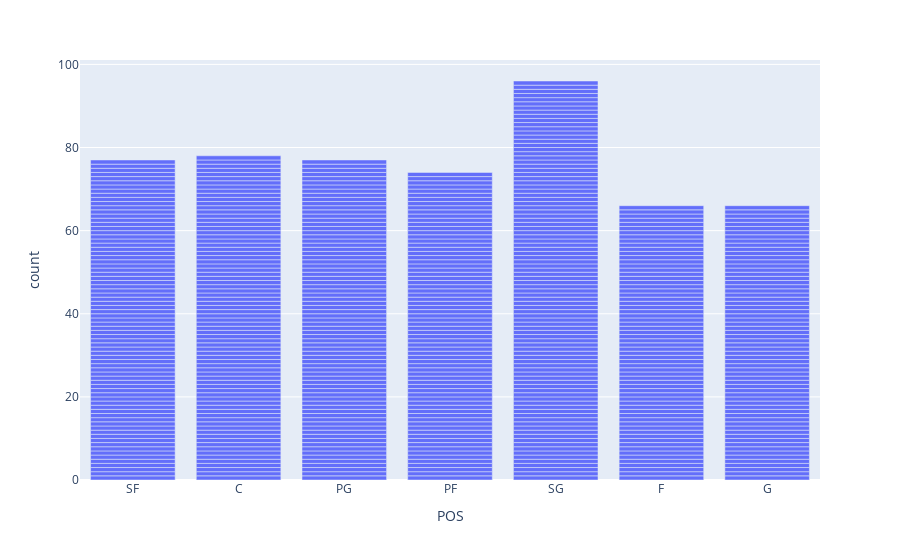

Notebook source saved alongside this figure:
### Code cell
fig = px.bar(nba_player_stats, x="POS")
fig.show()

### Figure 1 — Plotly figure (JSON) as saved in the notebook; plotly's stock layout.template omitted (floating-point values rounded to 4 significant figures; data arrays with more than 128 entries replaced by an {"elided": "..."} marker saying what was removed)
{"data": [{"alignmentgroup": "True", "hovertemplate": "POS=%{x}<br>count=%{y}<extra></extra>", "legendgroup": "", "marker": {"color": "#636efa", "pattern": {"shape": ""}}, "name": "", "offsetgroup": "", "orientation": "v", "showlegend": false, "textposition": "auto", "type": "bar", "x": {"elided": "534 str values"}, "xaxis": "x", "y": {"elided": "534 int values"}, "yaxis": "y"}], "layout": {"barmode": "relative", "legend": {"tracegroupgap": 0}, "margin": {"t": 60}, "xaxis": {"anchor": "y", "domain": [0, 1], "title": {"text": "POS"}}, "yaxis": {"anchor": "x", "domain": [0, 1], "title": {"text": "count"}}}}
